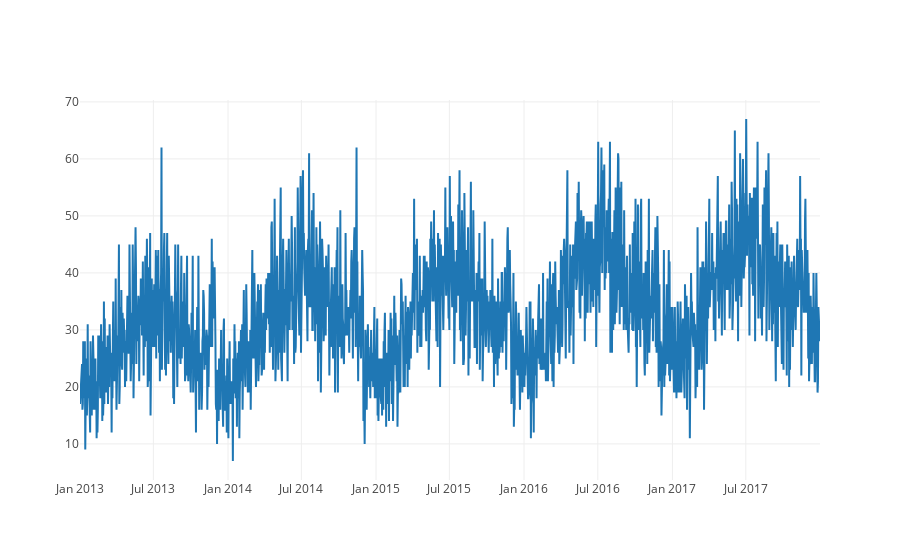

Notebook code for this chart:
### Code cell
def Time_visualization(data):
    store_item_df = data.copy()
    store_id = 10   
    item_id = 40    

    store_item_df = store_item_df[store_item_df.store == store_id]
    store_item_df = store_item_df[store_item_df.item == item_id]

    store_item_ts_data = [go.Scatter(
        x=store_item_df.date,
        y=store_item_df.sales)]
    py.iplot(store_item_ts_data)
    return store_item_df

store_item_df = Time_visualization(train_df)

### Figure 1 — Plotly figure (JSON) as saved in the notebook; plotly's stock layout.template omitted (floating-point values rounded to 4 significant figures; data arrays with more than 128 entries replaced by an {"elided": "..."} marker saying what was removed)
{"data": [{"type": "scatter", "uid": "da0be642-ac06-4452-a6ae-44dacd9f8147", "x": {"elided": "1826 str values"}, "y": {"elided": "1826 int values"}}], "layout": {}}
